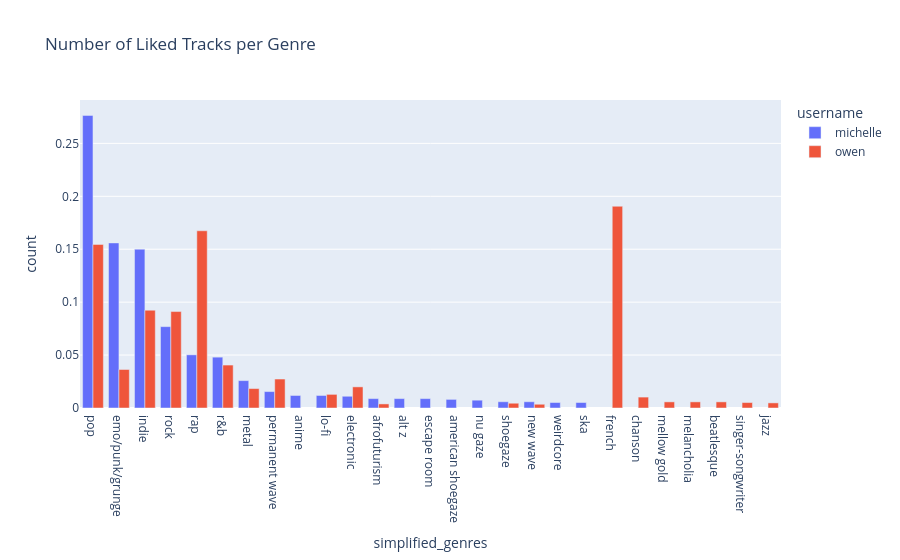

This figure's notebook cell:
### Code cell
# Turn dataset into a list of genres
df_count_genre = count_list_column_per_user(df, "simplified_genres")
px.bar(df_count_genre.groupby("username").head(20), x="simplified_genres", y="count", color="username", title="Number of Liked Tracks per Genre", barmode="group")

### Figure 1 — Plotly figure (JSON) as saved in the notebook; plotly's stock layout.template omitted (floating-point values rounded to 4 significant figures)
{"data": [{"alignmentgroup": "True", "hovertemplate": "username=michelle<br>simplified_genres=%{x}<br>count=%{y}<extra></extra>", "legendgroup": "michelle", "marker": {"color": "#636efa", "pattern": {"shape": ""}}, "name": "michelle", "offsetgroup": "michelle", "orientation": "v", "showlegend": true, "textposition": "auto", "type": "bar", "x": ["pop", "emo/punk/grunge", "indie", "rock", "rap", "r&b", "metal", "permanent wave", "anime", "lo-fi", "electronic", "afrofuturism", "alt z", "escape room", "american shoegaze", "nu gaze", "shoegaze", "new wave", "weirdcore", "ska"], "xaxis": "x", "y": [0.2764, 0.1559, 0.15, 0.07687, 0.05026, 0.04804, 0.02587, 0.01552, 0.01183, 0.01183, 0.01109, 0.008869, 0.008869, 0.008869, 0.00813, 0.007391, 0.005913, 0.005913, 0.005174, 0.005174], "yaxis": "y"}, {"alignmentgroup": "True", "hovertemplate": "username=owen<br>simplified_genres=%{x}<br>count=%{y}<extra></extra>", "legendgroup": "owen", "marker": {"color": "#EF553B", "pattern": {"shape": ""}}, "name": "owen", "offsetgroup": "owen", "orientation": "v", "showlegend": true, "textposition": "auto", "type": "bar", "x": ["french", "rap", "pop", "indie", "rock", "r&b", "emo/punk/grunge", "permanent wave", "electronic", "metal", "lo-fi", "chanson", "mellow gold", "melancholia", "beatlesque", "singer-songwriter", "jazz", "shoegaze", "afrofuturism", "new wave"], "xaxis": "x", "y": [0.1906, 0.1674, 0.1545, 0.0924, 0.09111, 0.04057, 0.03638, 0.02737, 0.01996, 0.01835, 0.01288, 0.0103, 0.005795, 0.005795, 0.005795, 0.005151, 0.004829, 0.004507, 0.003863, 0.003542], "yaxis": "y"}], "layout": {"barmode": "group", "legend": {"title": {"text": "username"}, "tracegroupgap": 0}, "title": {"text": "Number of Liked Tracks per Genre"}, "xaxis": {"anchor": "y", "domain": [0, 1], "title": {"text": "simplified_genres"}}, "yaxis": {"anchor": "x", "domain": [0, 1], "title": {"text": "count"}}}}
